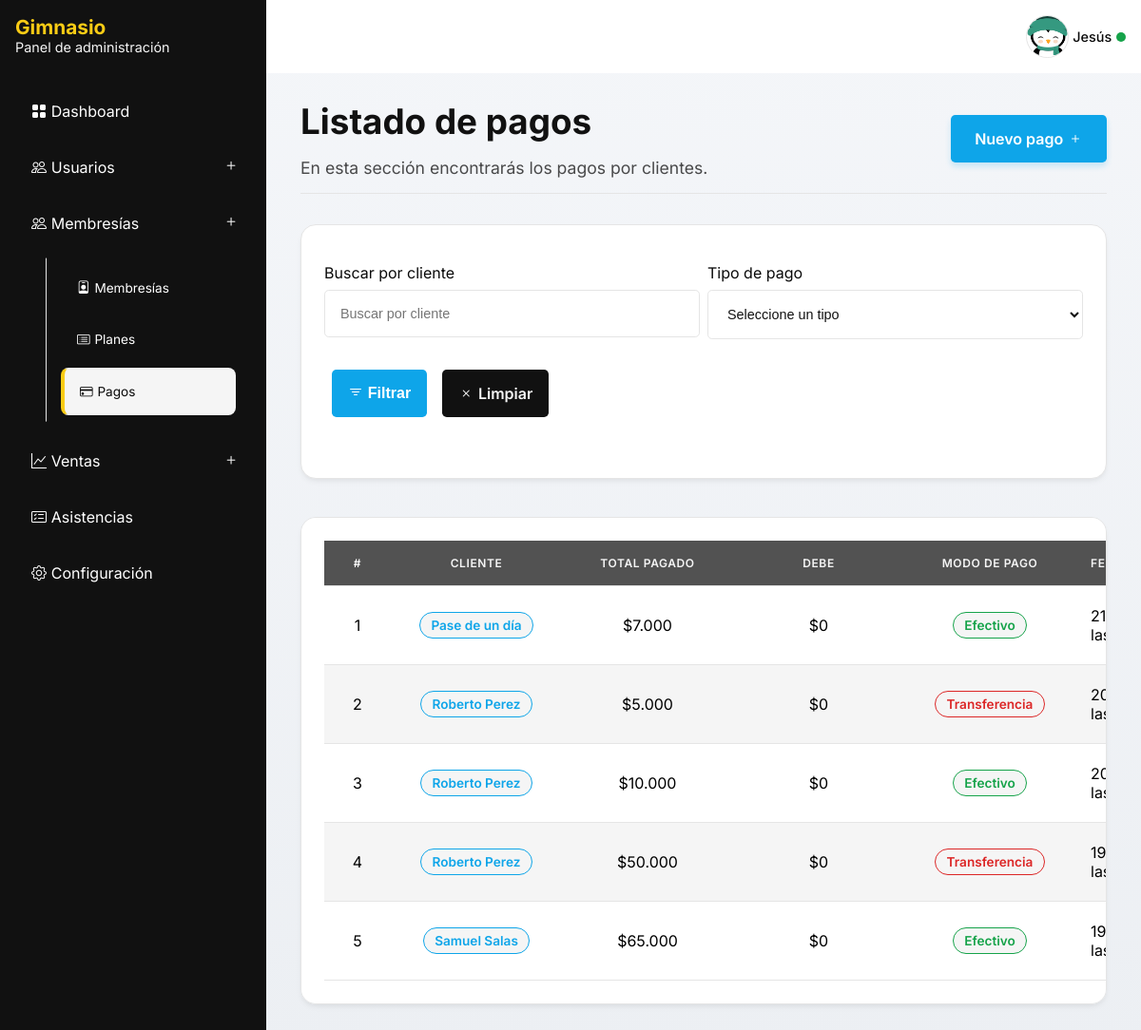
The page /payments/ (signed in) on the database as committed earlier.
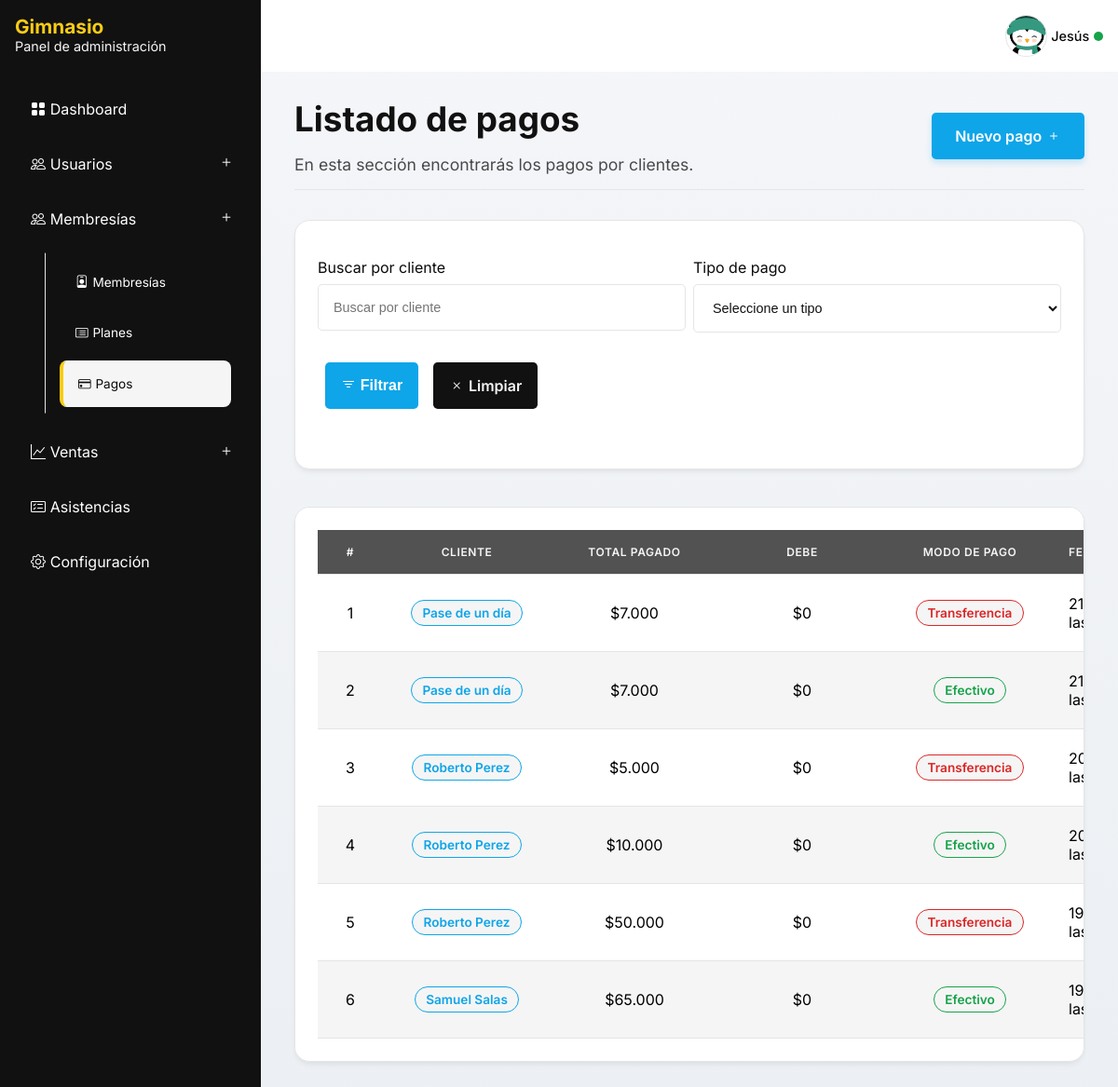
The same page on the database as committed later.
### apps/payments/models.py (models this page shows, shortened)
class Payment(models.Model):
    class PaymentMethod(models.TextChoices):
        CASH = 'Efectivo', 'Efectivo'
        TRANSFER = 'Transferencia', 'Transferencia'
    class PaymentType(models.TextChoices):
        DAY_PASS = 'Pase de un día','Pase de un día'
        MEMBERSHIP = 'Membresía','Membresía'
    payment_type = models.CharField(max_length=20, choices=PaymentType.choices, default=PaymentType.DAY_PASS, editable=False)
    payment_method = models.CharField(max_length=20, choices=PaymentMethod.choices, default=PaymentMethod.CASH)
    membership = models.ForeignKey('memberships.Membership', on_delete=models.PROTECT, related_name='payments', blank=True, null=True)
    amount = models.PositiveIntegerField()
    payment_date = models.DateTimeField(auto_now_add=True)
    @property
    def payment_owner(self):
        return self.membership.member.full_name if self.membership else self.payment_type
    @property
    def total_paid(self):
        return Payment\
            .objects\
            .filter(membership=self.membership)\
            .aggregate(total=Sum('amount'))['total'] or 0
    @property
    def debt(self):return self.membership.price - self.total_paid if self.membership else 0
    class Meta:
        ordering = ['-payment_date']
        verbose_name = 'Pago'
        verbose_name_plural = 'Pagos'

### apps/memberships/models/membership.py (models this page shows, shortened)
class Membership(models.Model):
    class Status(models.TextChoices):
        ACTIVE = "Activa", "Activa"
        EXPIRED = "Vencida", "Vencida"
        FROZEN = "Congelada", "Congelada"
        CANCELLED = "Cancelada", "Cancelada"
    plan = models.ForeignKey('memberships.Plan', on_delete=models.PROTECT, related_name='memberships')
    member = models.ForeignKey('accounts.Client', on_delete=models.PROTECT, related_name='memberships')
    status = models.CharField(
        max_length=20,
        choices=Status,
        default=Status.ACTIVE,
    )
    start_date = models.DateTimeField(default=timezone.now)
    end_date = models.DateTimeField()
    price = models.PositiveIntegerField()
    frozen_until = models.DateTimeField(blank=True, null=True)
    created_at = models.DateTimeField(auto_now_add=True)
    updated_at = models.DateTimeField(auto_now=True)
    class Meta:
        ordering = ('-created_at',)

### apps/accounts/models/member.py (models this page shows, shortened)
class Member(AbstractBaseUser):
    class Meta:
        verbose_name = 'Usuario'
        verbose_name_plural = 'Usuarios'
    class BaseRoles(models.TextChoices):
        CUSTOMER = 'Cliente','Cliente'
        ADMINISTRATOR = 'Administrador','Administrador'
        SECRETARY = 'Secretario(a)','Secretario(a)'
    class DocumentTypes(models.TextChoices):
        CC = 'CC', 'Cédula de Ciudadanía'
        TI = 'TI', 'Tarjeta de Identidad'
        CE = 'CE', 'Cédula de Extranjería'
        NIT = 'NIT', 'Número de Identificación Tributaria'
        PP = 'PP', 'Pasaporte'
        RC = 'RC', 'Registro Civil'
        PPT = 'PPT', 'Permiso por Protección Temporal'
    objects = BaseMemberManager()
    first_name = models.CharField(max_length=100)
    last_name = models.CharField(max_length=100, blank=True, null=True)
    phone_number = models.CharField(max_length=10, unique=True, db_index=True)
    email = models.EmailField(unique=True, db_index=True)
    role = models.CharField(max_length=13, choices=BaseRoles.choices, default=BaseRoles.CUSTOMER)
    photo = models.ImageField(upload_to='members/images', blank=True, null=True)
    document_type = models.CharField(max_length=100, choices=DocumentTypes.choices, default=DocumentTypes.CC)
    document_number = models.PositiveIntegerField(unique=True, db_index=True)
    is_active = models.BooleanField(default=True)
    is_staff = models.BooleanField(default=False)
    is_superuser = models.BooleanField(default=False)
    created_at = models.DateTimeField(auto_now_add=True)
    updated_at = models.DateTimeField(auto_now=True)
    birthday = models.DateField(blank=True, null=True)
    USERNAME_FIELD = 'email'
    REQUIRED_FIELDS = ['first_name', 'phone_number','document_type','document_number']
    @property
    def full_name(self):
        return f'{self.first_name} {self.last_name if self.last_name else ""}'

### apps/payments/views.py (the view, shortened to what this page needs)
# urls.py: path('', views.PaymentListView.as_view(), name='payments'),
@method_decorator(role_required([Member.BaseRoles.ADMINISTRATOR, Member.BaseRoles.SECRETARY]),name='dispatch')
class PaymentListView(ListView):
    model = Payment
    template_name = 'payments/list.html'
    context_object_name = 'payments'
    def get_paginate_by(self, queryset):
        return AppSettings.load().elements_per_section
    def get_context_data(self, **kwargs):
        context = super().get_context_data(**kwargs)
        context['selected_payment_type'] = self.request.GET.get('payment_type','')
        context['search'] = self.request.GET.get('search','')
        context['payment_type'] = Payment.PaymentMethod.choices
        return context
    def get_queryset(self):
        queryset = Payment.objects.all().order_by('-payment_date')
        selected_payment_type = self.request.GET.get('payment_type','')
        search = self.request.GET.get('search','')
        if selected_payment_type:
            queryset = queryset.filter(payment_type=selected_payment_type)
        return queryset

### apps/core/templatetags/format_tags.py (called while the page is built)
@register.filter
def format_price(value):
    if not value: return "$0"
    return f"${value:,.0f}".replace(",", ".")

### apps/management/context_processors.py (called while the page is built)
def management_processor(request):
    return {
        'app_settings': AppSettings.load(),
    }

### apps/management/models.py (called while the page is built)
    @classmethod
    def load(cls):
        instance, _ = cls.objects.get_or_create(pk=1)
        return instance

### apps/payments/templates/payments/list.html (shortened to what this page needs)
{% extends 'admin-panel.html' %}
{% load format_tags %}
{% block content %}
    <header class="heading">
        <div class="heading__content">
            <h2 class="title">Listado de pagos</h2>
            <p class="subtitle">En esta sección encontrarás los pagos por clientes.</p>
        </div>
        <a class="button button--main" href="{% url 'payments:payment-create' %}">
            <span>Nuevo pago</span>
            <i class="bi bi-plus"></i>
        </a>
    </header>
    <form method="GET" class="card">
        <div class="form__group form__group--grid">
            <div class="form__group">
                <label class="form__label" for="id_search">Buscar por cliente</label>
                <input class="form__input" type="text" id="id_search" name="search" placeholder="Buscar por cliente" value="{{ search }}">
            </div>
            <div class="form__group">
                <label class="form__label" for="id_payment_type">Tipo de pago</label>
                <select class="form__input" name="payment_type" id="id_payment_type">
                    <option  value="" selected>Seleccione un tipo</option>
                </select>
            </div>
        </div>
        <nav class="nav">
            <button class="button" type="submit">
                <i class="bi bi-filter"></i>
                <span>Filtrar</span>
            </button>
            <a
                class="button button--secondary"
                href="{% url 'payments:payments' %}"
            >
                <i class="bi bi-x"></i>
                <span>Limpiar</span>
            </a>
        </nav>
    </form>
    {% if payments %}
        <div class="card table__scroll">
            <div class="table">
                <div class="table__head">
                    <div class="table__row">
                        <div class="table__cell table__cell--sm">#</div>
                        <div class="table__cell table__cell--md">Cliente</div>
                        <div class="table__cell table__cell--md">Total pagado</div>
                        <div class="table__cell table__cell--md">Debe</div>
                        <div class="table__cell table__cell--md">Modo de pago</div>
                        <div class="table__cell">Fecha de pago</div>
                    </div>
                </div>
                <div class="table__body">
                    {% for payment in payments %}
                        <div class="table__row">
                            <div class="table__cell table__cell--sm">{{ forloop.counter }}</div>
                            <div class="table__cell table__cell--md"><p class="badge">{{ payment.payment_owner }}</p></div>
                            <div class="table__cell table__cell--md">{{ payment.amount|format_price }}</div>
                            <div class="table__cell table__cell--md">{{ payment.debt|format_price }}</div>
                            <div class="table__cell table__cell--md">
                                <p class="badge badge--{{ payment.payment_method|upper|slugify }}">{{ payment.payment_method }}</p>
                            </div>
                            <div class="table__cell">{{ payment.payment_date }}</div>
                        </div>
                    {% endfor %}
                </div>
            </div>
        </div>
    {% else %}
        {% include 'components/empty_state.html' with message='Aún no hay pagos registrador.' %}
    {% endif %}
{% endblock content %}

Rows that differ between the two databases and show on the page:
added Payment: payment_owner "Pase de un día", amount "$7.000", debt "$0", payment_method "Transferencia", payment_date "21…"
